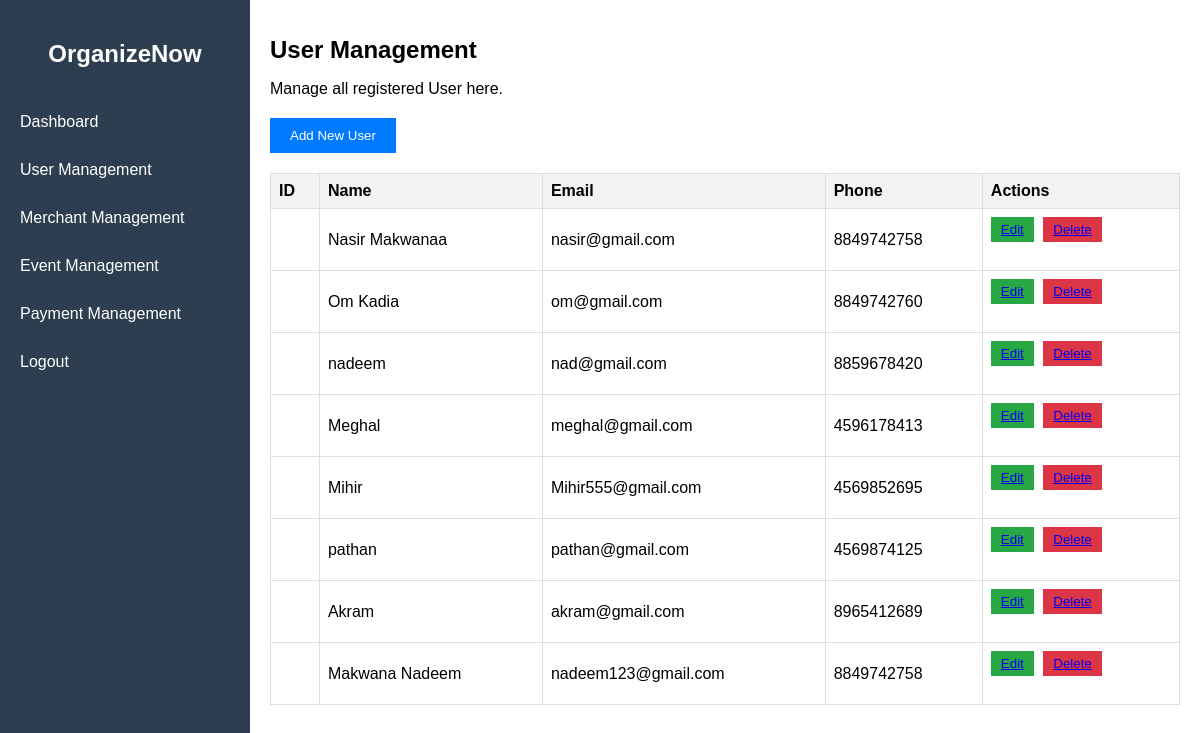
The page /Admin/User_Management.php (signed in) on the database as committed earlier.
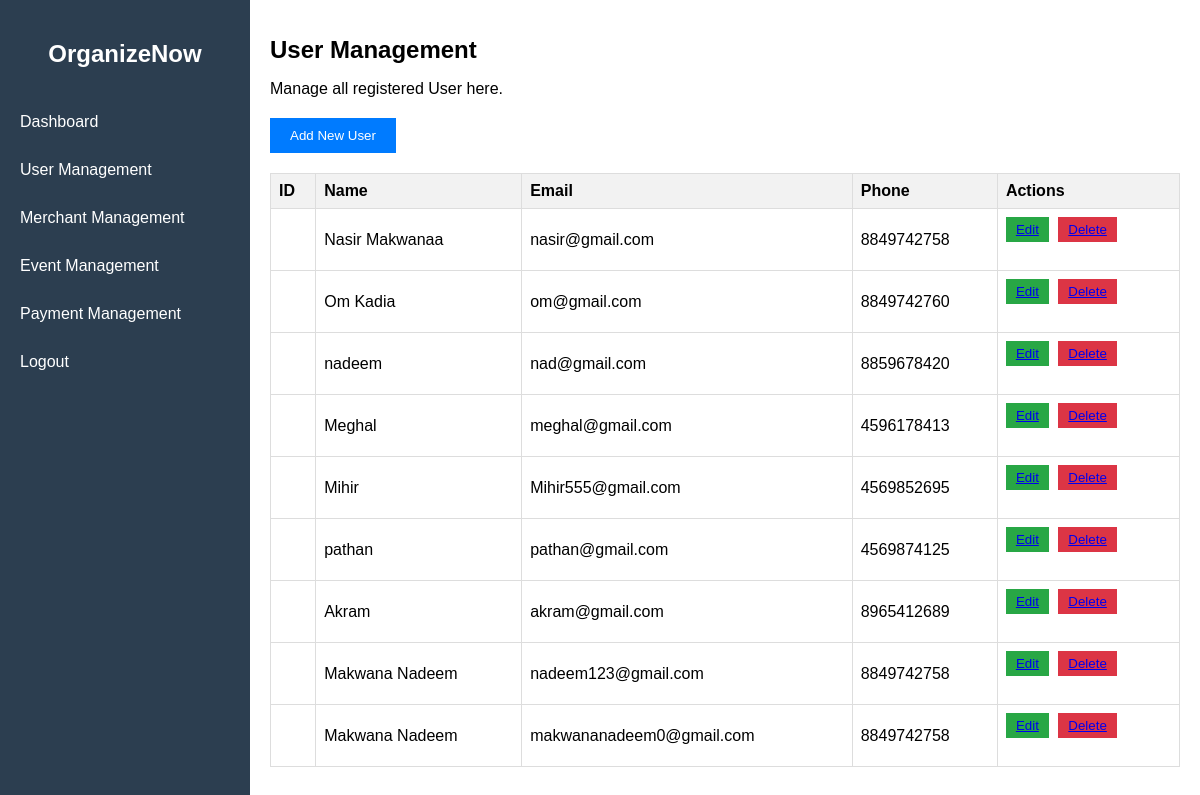
The same page on the database as committed later.
### tables this page shows
CREATE TABLE `user` (
  `user_id` int(11) NOT NULL,
  `name` varchar(100) NOT NULL,
  `email` varchar(100) NOT NULL,
  `mobile` varchar(15) NOT NULL,
  `password` varchar(200) NOT NULL,
  `reset_token` varchar(255) DEFAULT NULL
);

### Admin/User_Management.php (the view)
<?php
include "connection.php";
include "admin_sidebar.php";
?>
<h1>User Management</h1>
<p>Manage all registered User here.</p>
<a href="user_management_adduser.php"><button>Add New User</button></a>
<table>
    <thead>
        <tr>
            <th>ID</th>
            <th>Name</th>
            <th>Email</th>
            <th>Phone</th>
            <th>Actions</th>
        </tr>
    </thead>
    <tbody>
        <?php
        $Select = "SELECT * FROM `user`";
        $data = mysqli_query($conn, $Select);
        while ($row = mysqli_fetch_assoc($data)) {
        ?>
            <tr>
                <td><?php echo $row['id']; ?></td>
                <td><?php echo $row['name']; ?></td>
                <td><?php echo $row['email']; ?></td>
                <td><?php echo $row['mobile']; ?></td>
                <td class="action-buttons">
                    <button><a href="user_management_edit.php?id=<?php echo $row['id']; ?>">Edit</a></button>
                    <button class="delete"><a href="user_management_delete.php?id=<?php echo $row['id']; ?>" onclick="return confirm('Are you sure you want to delete this user?')">Delete</a></button>
                </td>
            </tr>
        <?php } ?>
    </tbody>
</table>
</div>
</body>
</html>

### Admin/admin_sidebar.php (shortened to what this page needs)
<?php
$logout_url = 'logout.php';
?>
<html>
<head>
    <link rel="stylesheet" href="https://cdnjs.cloudflare.com/ajax/libs/font-awesome/5.15.3/css/all.min.css">
    <link rel="stylesheet" href="admin_style.css">
    <link rel="stylesheet" href="form.css">
</head>
<body>
    <div class="sidebar">
        <h2>OrganizeNow</h2>
        <ul>
            <li><a href="dashboard.php">Dashboard</a></li>
            <li><a href="user_management.php">User Management</a>
            </li>
            <li><a href="merchant_management.php">Merchant Management</a></li>
            <li><a href="event_management.php">Event Management</a></li>
            <li><a href="payment_management.php">Payment Management</a></li>
            <li><a href="<?php echo $logout_url; ?>">Logout</a></li>
        </ul>
    </div>
    <div class="content">

### Admin/admin_style.css (style rules this page uses)
body { font-family: Arial, sans-serif; margin: 0; padding: 0; display: flex; }
.sidebar { width: 250px; background-color: #2c3e50; color: white; height: 100vh; padding-top: 20px; position: fixed; }
.sidebar h2 { text-align: center; margin-bottom: 30px; }
.sidebar ul { list-style-type: none; padding: 0; }
.sidebar ul li { padding: 15px 20px; cursor: pointer; }
.sidebar ul li a { color: white; text-decoration: none; display: block; }
.content { margin-left: 250px; padding: 20px; width: calc(100% - 250px); }
.content h1 { font-size: 24px; margin-bottom: 10px; }
.content p { margin-bottom: 20px; }
.content button { background-color: #007bff; color: white; border: none; padding: 10px 20px; cursor: pointer; margin-bottom: 20px; }
table { width: 100%; border-collapse: collapse; }
table, th, td { border: 1px solid #ddd; }
th, td { padding: 8px; text-align: left; }
th { background-color: #f2f2f2; }
.action-buttons button { background-color: #28a745; color: white; border: none; padding: 5px 10px; cursor: pointer; margin-right: 5px; }
.action-buttons button.delete { background-color: #dc3545; }

### Admin/form.css (style rules this page uses)
h2 { text-align: center; margin-bottom: 20px; }

Rows that differ between the two databases and show on the page:
added user: name "Makwana Nadeem", email "makwananadeem0@gmail.com", mobile "8849742758"
